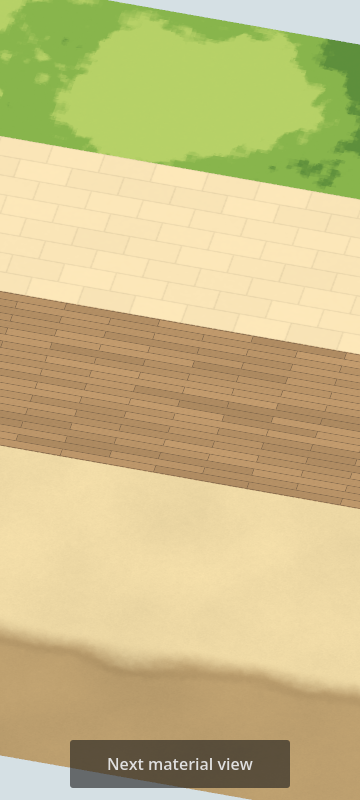
#> input picture assets/landmarks/_shared/ground_detail/review/v1.1/android-default.png, 360 x 800 px, given in place of farm-bg.jpg, which was not available
$ python mock.py ../../../../assets/landmarks/_shared/ground_detail/review/v1.1/android-default.png out.png
#> lines starting #> are read from the running program, lines starting #| are printed output that depends on the picture
"""In-game mockups (360x640 logical, rendered 2x) using C-84 tokens and C-85 layouts, with the new C-86 assets."""
import sys, os
from PIL import Image, ImageDraw, ImageFont, ImageFilter
T = sys.argv[1]  # TMPDIR
OUT = sys.argv[2]
SRC = f'{T}/dl/c85/x/ui-v3-pages-2026-11-24/src/assets'
A = f'{T}/out'
S = 2
NUN = f'{T}/fonts/Nunito.ttf'
def font(sz, w='ExtraBold'):
    f = ImageFont.truetype(NUN, int(sz * S)); f.set_variation_by_name(w); return f
def P(v): return int(round(v * S))
PAPER = (0xF3, 0xF1, 0xEA, 255); HEADER = (0xC4, 0xC6, 0x3C, 255); TAG = (0x7A, 0x72, 0x5E, 255)
SLOT = (0xD6, 0xD7, 0xD2, 255); GLASS = (0x1E, 0x1C, 0x17, 0x9E); GLASS_S = (0x1E, 0x1C, 0x17, 0xC7)
PRIMARY = (0x94, 0xC2, 0x42, 255); TEXT = (0x2B, 0x2A, 0x26, 255); MUTED = (0x70, 0x6E, 0x66, 255)

def icon(path, size):
    return Image.open(path).convert('RGBA').resize((P(size), P(size)), Image.LANCZOS)
def layer(img): return Image.new('RGBA', img.size, (0, 0, 0, 0))
def rr(img, box, r, fill, outline=None, width=0):
    l = layer(img); ImageDraw.Draw(l).rounded_rectangle([P(box[0]), P(box[1]), P(box[2]) - 1, P(box[3]) - 1], radius=P(r), fill=fill, outline=outline, width=P(width) if width else 0); img.alpha_composite(l)
def ell(img, box, fill, outline=None, width=0):
    l = layer(img); ImageDraw.Draw(l).ellipse([P(box[0]), P(box[1]), P(box[2]) - 1, P(box[3]) - 1], fill=fill, outline=outline, width=P(width) if width else 0); img.alpha_composite(l)
def text(img, xy, s, sz, fill=(255, 255, 255, 255), anchor='lm', stroke=0, w='ExtraBold'):
    d = ImageDraw.Draw(img); d.text((P(xy[0]), P(xy[1])), s, font=font(sz, w), fill=fill, anchor=anchor, stroke_width=P(stroke), stroke_fill=(0x2E, 0x3A, 0x12, 255))
def paste(img, ic, x, y): img.alpha_composite(ic, (P(x), P(y)))
def shadow(img, box, r, blur=8, alpha=70):
    l = layer(img); ImageDraw.Draw(l).rounded_rectangle([P(box[0]), P(box[1] + 4), P(box[2]), P(box[3] + 4)], radius=P(r), fill=(0, 0, 0, alpha)); img.alpha_composite(l.filter(ImageFilter.GaussianBlur(P(blur))))

def bg(name):
#> called with name = 'farm-bg.jpg'
    b = Image.open(f'{SRC}/{name}').convert('RGBA')
#> b is the input picture: PIL image 360x800 RGBA; mean R, G, B, A 201.7, 189, 133.8, 255
    off = 0 if 'map' in name else 0.16  # concept frames carry their own HUD at the top: skip it
    b = b.crop((0, int(b.size[1] * off), b.size[0], b.size[1]))
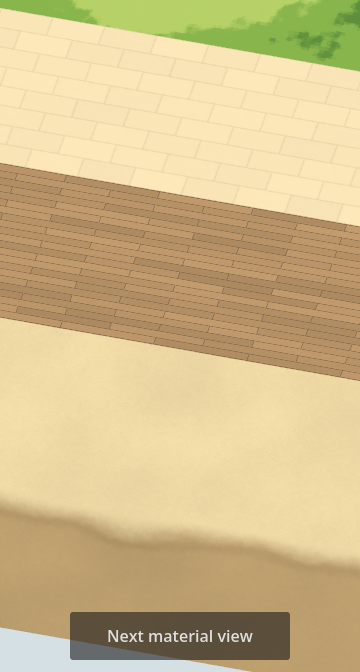
#> b: PIL image 360x672 RGBA; mean R, G, B, A 208.2, 187.1, 138.8, 255
    sc = max(P(360) / b.size[0], P(640) / b.size[1]); b = b.resize((int(b.size[0] * sc) + 1, int(b.size[1] * sc) + 1), Image.LANCZOS)
#> after `sc = max(P(360) / b.size[0], P(640) / b.size[1])`: sc = 2
    return b.crop((0, 0, P(360), P(640)))
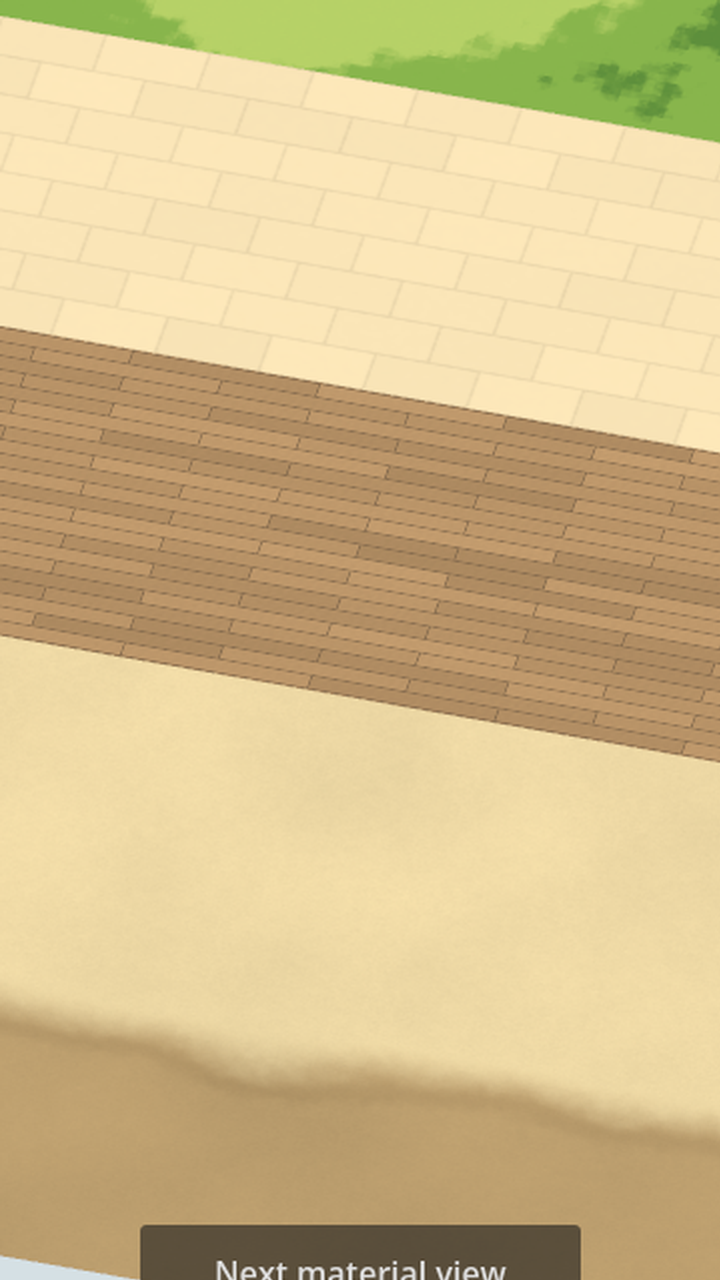
#> returned value: PIL image 720x1280 RGBA; mean R, G, B, A 210.6, 188.7, 138.8, 255

def hud(img):
    text(img, (20, 12), '9:41', 12, w='Bold')
    # avatar ring
    ell(img, (12, 32, 64, 84), (0x3A, 0x5A, 0x8A, 255)); ell(img, (12, 32, 64, 84), None, (0x7F, 0xD0, 0x4B, 255), 4)
    ell(img, (16, 36, 60, 80), (255, 255, 255, 255))
    pp = Image.open(f'{SRC}/assets/ui/kit_images/player_portrait.png').convert('RGBA').resize((P(40), P(40)), Image.LANCZOS)
    m = Image.new('L', pp.size, 0); ImageDraw.Draw(m).ellipse([0, 0, pp.size[0] - 1, pp.size[1] - 1], fill=255); pp.putalpha(m); paste(img, pp, 18, 38)
    rr(img, (60, 48, 130, 68), 10, GLASS); rr(img, (62, 50, 128, 66), 8, (0x7F, 0xD0, 0x4B, 255))
    text(img, (95, 58), '200/200', 11, anchor='mm', stroke=1.2)
    paste(img, icon(f'{A}/sys/96/icon_sys_tasks.png', 24), 136, 46)
    rr(img, (276, 46, 348, 70), 12, GLASS); text(img, (286, 58), '1,533', 12, stroke=0)
    paste(img, icon(f'{A}/color/128/icon_currency_coin.png', 18), 327, 49)

# [5 lines left out: function side_buttons, not called in this run]

def screen_farm():
    img = bg('farm-bg.jpg'); hud(img); side_buttons(img)
    rr(img, (60, 532, 300, 608), 18, GLASS)
    items = [('carrot', 'x22'), ('lettuce', 'x18'), ('radish', 'x6'), (None, '')]
    for i, (n, q) in enumerate(items):
        x = 72 + i * 56
        rr(img, (x, 542, x + 48, 598), 12, (0, 0, 0, 0x2E))
        if n: paste(img, icon(f'{A}/items/128/icon_item_{n}.png', 32), x + 8, 546); text(img, (x + 24, 588), q, 10, anchor='mm', stroke=1)
        if i == 0: rr(img, (x, 542, x + 48, 598), 12, None, (0xF4, 0xE8, 0x8A, 255), 2)
    # harvest float text
    paste(img, icon(f'{A}/items/128/icon_item_carrot.png', 24), 160, 300); text(img, (186, 312), '×1', 14, stroke=2)
    return img

# [20 lines left out: function panel, not called in this run]

def scrimmed(name):
    img = bg(name); hud(img)
    s = Image.new('RGBA', img.size, (0x17, 0x15, 0x0F, 0x99)); img.alpha_composite(s); return img

# [93 lines left out: functions screen_bag, screen_market, screen_map, screen_signin, strip, not called in this run]

#> (the run stopped early here; a loop or call above may not have finished)
